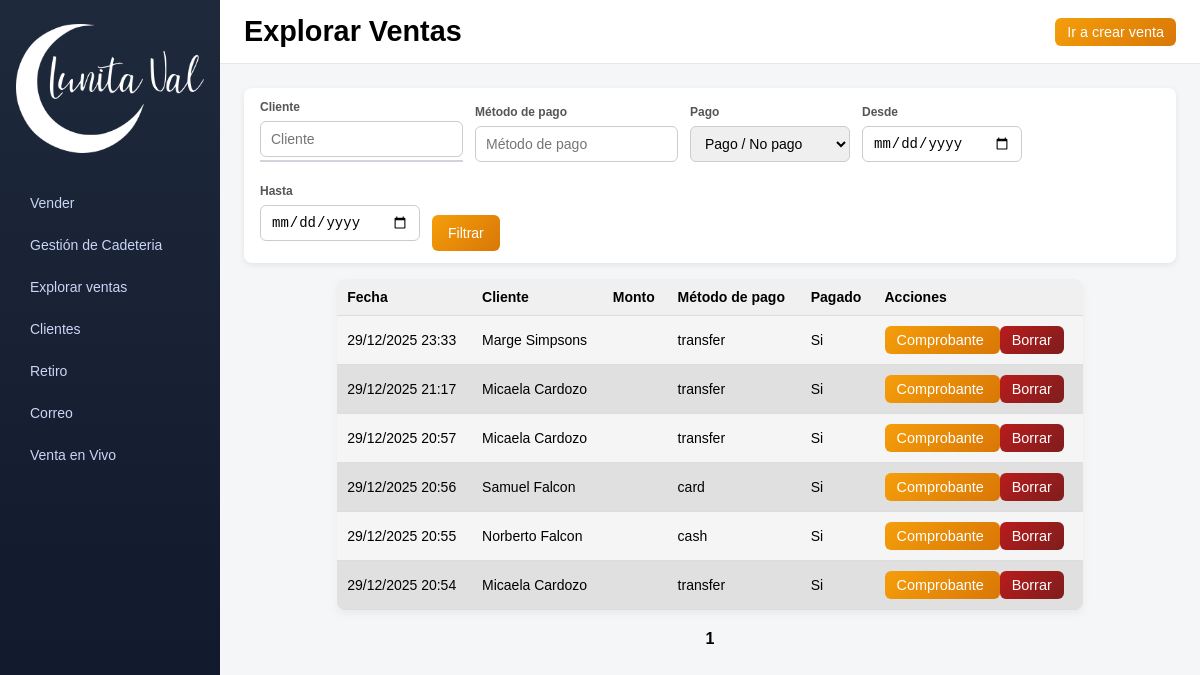
The app's page /sales/explore, older data.
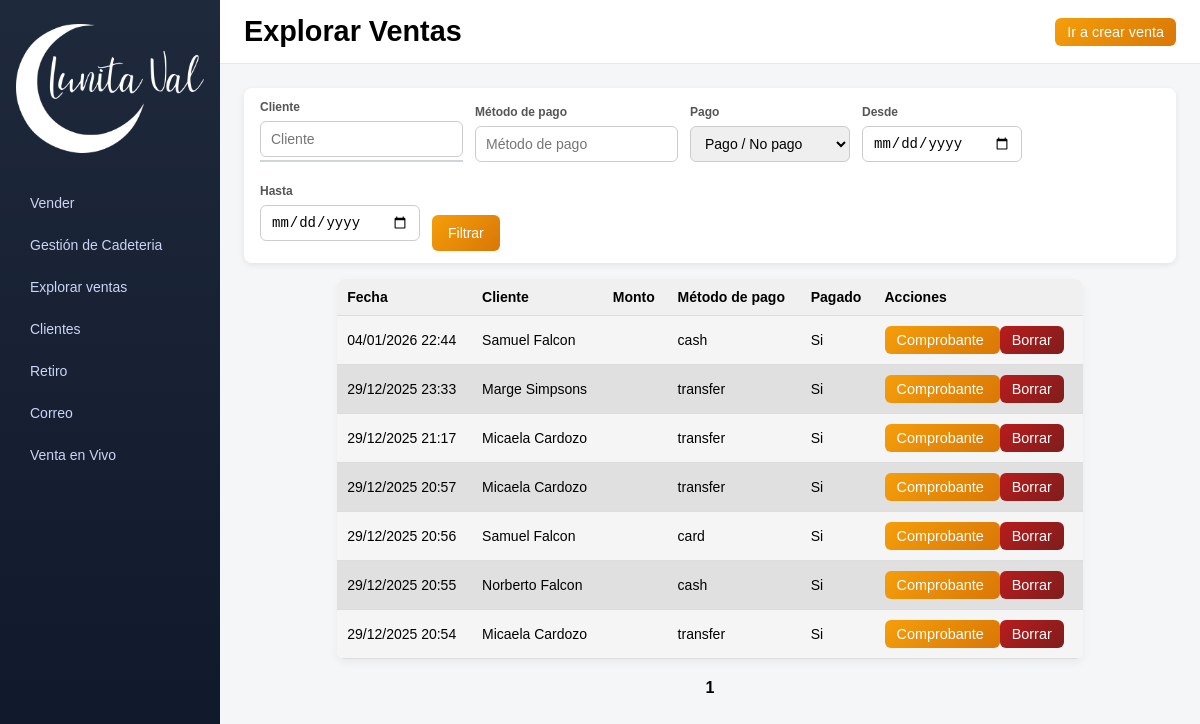
The same page, newer data.
### app/models/sale.py (models this page shows)
class Sale(db.Model):
    __tablename__ = "sales"
    id = db.Column(db.Integer, primary_key=True)
    customer_id = db.Column(db.Integer, db.ForeignKey("customers.id"), nullable=False)
    amount = db.Column(db.Numeric(10, 2), nullable=False)
    payment_method = db.Column(db.String(20), nullable=False)
    paid = db.Column(db.Boolean, default=False)
    notes = db.Column(db.Text)
    sale_date = db.Column(db.DateTime, default=datetime.utcnow)
    created_at = db.Column(db.DateTime, default=datetime.utcnow)
    has_shipping = db.Column(db.Boolean, default=False)
    shipping_date = db.Column(db.Date, nullable=True)
    sales_channel = db.Column(db.String(20), nullable=False)
    is_cash = db.Column(db.Boolean, default=False, nullable=False)
    has_change = db.Column(db.Boolean, default=False, nullable=False)
    delivery_type = db.Column(db.String(20), nullable=False)
    completed_at = db.Column(db.DateTime, nullable=True)
    customer = db.relationship("Customer", back_populates="sales")

### app/models/customer.py (models this page shows)
class Customer(db.Model):
    __tablename__ = "customers"
    id = db.Column(db.Integer, primary_key=True)
    first_name = db.Column(db.String(100), nullable=False)
    last_name = db.Column(db.String(100), nullable=False)
    address = db.Column(db.String(255), nullable=False)
    city = db.Column(db.String(100), nullable=False)
    phone = db.Column(db.String(50), nullable=False)
    description = db.Column(db.Text)
    created_at = db.Column(db.DateTime, default=datetime.utcnow)
    sales = db.relationship(
        "Sale",
        back_populates="customer",
        lazy=True,
        cascade="all, delete-orphan"
    )

### app/routes/sales.py (the view)
@sales_bp.get("/explore")
def explore_sales_page():
    filters = {
        "customer": request.args.get("customer", ""),
        "payment_method": request.args.get("payment_method", ""),
        "paid": request.args.get("paid", ""),
        "date_from": request.args.get("date_from", ""),
        "date_to": request.args.get("date_to", ""),
        "page": int(request.args.get("page", 1))
    }
    data = explore_sales(filters)  # llamamos al servicio
    return render_template(
        "explore_sales.html",
        sales=data["sales"],
        page=data["page"],
        per_page=data["per_page"],
        total_sales=data["total_sales"],
        total_pages=data["total_pages"],
        filters=filters
    )

### templates/explore_sales.html (shortened to what this page needs)
<!DOCTYPE html>
<html lang="es">
<head>
    <link rel="stylesheet" href="{{ url_for('static', filename='css/style.css') }}">
</head>
<body>
<div class="layout">
    <aside class="sidebar">
        <div class="logo">
            <a href="{{ url_for('index') }}" class="logo-link">
                <img src="{{ url_for('static', filename='images/logoinvert.png') }}"
                     alt="Logo Lunita Val"
                     class="logo">
            </a>
        </div>
        <nav class="menu">
            <a href="{{ url_for('index') }}" class="menu_btn">Vender</a>
            <a href="{{ url_for('sales.shipments_view') }}" class="menu_btn">Gestión de Cadeteria</a>
            <a href="{{ url_for('explore_sales') }}" class="menu_btn">Explorar ventas</a>
            <a href="{{ url_for('customers.manage_customers_view') }}" class="menu_btn">Clientes</a>
            <a href="{{ url_for('proximamente_view') }}" class="menu_btn">Retiro</a>
            <a href="{{ url_for('proximamente_view') }}"" class="menu_btn">Correo</a>
            <a href="{{ url_for('proximamente_view') }}" class="menu_btn">Venta en Vivo</a>
        </nav>
    </aside>
    <div class="main-content">
        <header class="header">
            <h1 class="view-title">Explorar Ventas</h1>
            <a href="{{ url_for('index') }}" class="btn">
                Ir a crear venta
            </a>
        </header>
        <main class="content">
            <div class="content-column">
                <section class="form-panel">
                    <form class="filters" method="get">
                        <div class="form-group autocomplete-wrapper">
                            <label>Cliente</label>
                            <input type="text"
                                   name="customer"
                                   id="customer-input"
                                   placeholder="Cliente"
                                   autocomplete="off"
                                   value="{{ filters.customer }}">
                            <div id="customer-suggestions" class="suggestions"></div>
                        </div>
                        <div class="form-group">
                            <label>Método de pago</label>
                            <input type="text"
                                   name="payment_method"
                                   placeholder="Método de pago"
                                   value="{{ filters.payment_method }}">
                        </div>
                        <div class="form-group">
                            <label>Pago</label>
                            <select name="paid">
                                <option value="">Pago / No pago</option>
                            </select>
                        </div>
                        <div class="form-group">
                            <label>Desde</label>
                            <input type="date" name="date_from" value="{{ filters.date_from }}">
                        </div>
                        <div class="form-group">
                            <label>Hasta</label>
                            <input type="date" name="date_to" value="{{ filters.date_to }}">
                        </div>
                        <div class="form-actions">
                            <button type="submit" class="btn">Filtrar</button>
                        </div>
                    </form>
                </section>
                <div class="table-wrapper">
                    <table id="salesTable">
                        <thead>
                            <tr>
                                <th>Fecha</th>
                                <th>Cliente</th>
                                <th>Monto</th>
                                <th>Método de pago</th>
                                <th>Pagado</th>
                                <th>Acciones</th>
                            </tr>
                        </thead>
                        <tbody>
                        {% for s in sales %}
                            <tr>
                                <td>{{ s.created_at.strftime('%d/%m/%Y %H:%M') }}</td>
                                <td>{{ s.customer.first_name }} {{ s.customer.last_name }}</td>
                                <td class="amount" data-amount="{{ s.amount }}"></td>
                                <td>{{ s.payment_method }}</td>
                                <td class="paid-status">{{ "Si" if s.paid else "No" }}</td>
                                <td>
                                    <a href="{{ url_for('pdf.download_sale_label', sale_id=s.id) }}"
                                       target="_blank"
                                       class="btn">
                                        Comprobante
                                    </a>
                                    <button
                                        class="button button-delete"
                                        data-url="{{ url_for('sales.delete_existing_sale', id=s.id) }}">
                                        Borrar
                                    </button>
                                </td>
                            </tr>
                        {% endfor %}
                        </tbody>
                    </table>
                </div>
                <div class="pagination">
                    {% for p in range(1, total_pages + 1) %}
                        {% if p == page %}
                            <strong>{{ p }}</strong>
                        {% endif %}
                    {% endfor %}
                </div>
            </div>
        </main>
    </div>
</div>
</body>
</html>

### static/css/style.css (style rules this page uses)
* { margin: 0; padding: 0; box-sizing: border-box; }
html, body { height: 100%; font-family: Arial, sans-serif; }
.layout { display: flex; width: 100%; height: 100vh; }
a { text-decoration: none; }
.layout { display: flex; height: 100vh; width: 100vw; overflow: hidden; }
.sidebar { width: 15%; min-width: 220px; height: 100vh; background: linear-gradient(to bottom, #1e293b, #0f172a); color: #e5e7eb; padding: 24px 16px; display: flex; flex-direction: column; gap: 32px; }
.sidebar .logo { display: flex; justify-content: center; }
.sidebar .logo img { max-width: 200px; width: 100%; height: auto; }
.sidebar nav { display: flex; flex-direction: column; gap: 6px; }
.sidebar nav a { text-decoration: none; color: #cbd5f5; padding: 10px 14px; border-radius: 8px; font-size: 14px; display: flex; align-items: center; gap: 10px; transition: background 0.2s ease, color 0.2s ease; }
.main-content { width: 85%; display: flex; flex-direction: column; height: 100vh; background-color: #f5f6f8; }
.header { height: 64px; background-color: #ffffff; border-bottom: 1px solid #e5e7eb; display: flex; align-items: center; justify-content: space-between; padding: 0 24px; flex-shrink: 0; }
.view-title { font-size: 1.8rem; font-weight: bold; margin: 0; }
.content { flex: 1; overflow-y: auto; padding: 24px; }
.button, .btn, .btn-pay, .btnNewCustomer, .button-edit, .button-delete { padding: 6px 12px; border: none; border-radius: 6px; font-size: 0.9rem; cursor: pointer; color: white; transition: all 0.2s ease-in-out; }
.button-delete { background: linear-gradient(135deg, #B91C1C, #7F1D1D); }
.button-download, .btn { background: linear-gradient(135deg, #F59E0B, #D97706); }
#salesTable, #customersTable { width: 80%; margin: 0 auto; border-collapse: collapse; background-color: #fff; border-radius: 8px; overflow: hidden; box-shadow: 0 4px 10px rgba(0,0,0,0.05); }
#salesTable th, #salesTable td, #customersTable th, #customersTable td { padding: 10px; border-bottom: 1px solid #ddd; text-align: left; font-size: 14px; }
#salesTable th, #customersTable th { background-color: #f0f0f0; font-weight: bold; }
#salesTable tbody tr:nth-child(odd), #customersTable tbody tr:nth-child(odd) { background-color: #f5f5f5; }
#salesTable tbody tr:nth-child(even), #customersTable tbody tr:nth-child(even) { background-color: #e0e0e0; }
button { cursor: pointer; }
.form-group { display: flex; flex-direction: column; gap: 3px; margin-bottom: 10px; }
.form-group label, .form-label { font-size: 13px; font-weight: 600; color: #374151; }
.suggestions { border: 1px solid #d1d5db; background: #ffffff; max-height: 150px; overflow-y: auto; }
.form-actions { margin-top: 24px; }
.form-actions button { padding: 12px 18px; color: #ffffff; border: none; font-size: 14px; cursor: pointer; }
.pagination { display: flex; justify-content: center; align-items: center; gap: 8px; margin: 20px 0; }
.form-panel { background: #fff; padding: 12px 16px; border-radius: 8px; box-shadow: 0 2px 6px rgba(0,0,0,0.08); margin-bottom: 16px; }
.filters { display: flex; align-items: flex-end; gap: 12px; flex-wrap: wrap; }
.filters .form-group, .filters .form-options { display: flex; flex-direction: column; min-width: 160px; }
.filters label { font-size: 12px; font-weight: 600; margin-bottom: 4px; color: #555; }
.filters input, .filters select { height: 36px; padding: 6px 10px; border: 1px solid #ccc; border-radius: 6px; font-size: 14px; }
.filters .form-actions { display: flex; align-items: flex-end; }
.filters .btn { height: 36px; padding: 0 16px; border-radius: 6px; border: none; cursor: pointer; }

Row changes from the older to the newer data that the page shows:
added Sale: created_at "04/01/2026 22:44", customer.first_name "Samuel", customer.last_name "Falcon", amount 75000 (drawn), payment_method "cash", paid "Si"
